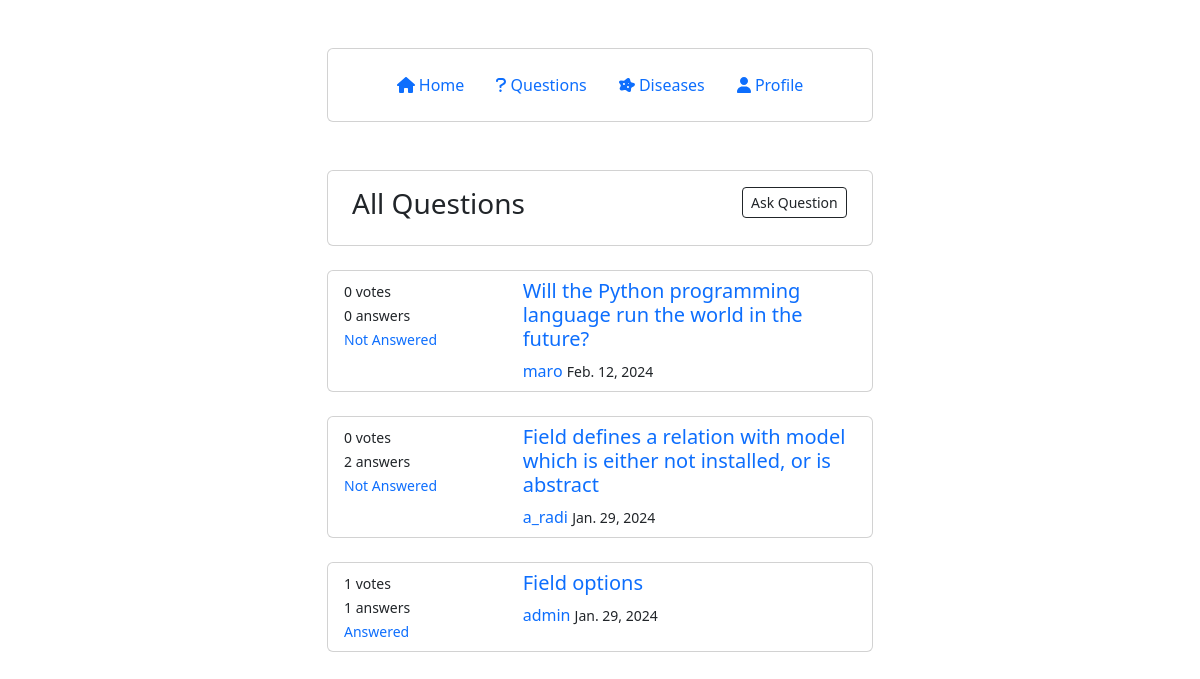
Page /questions/ (signed in) on the earlier database version.
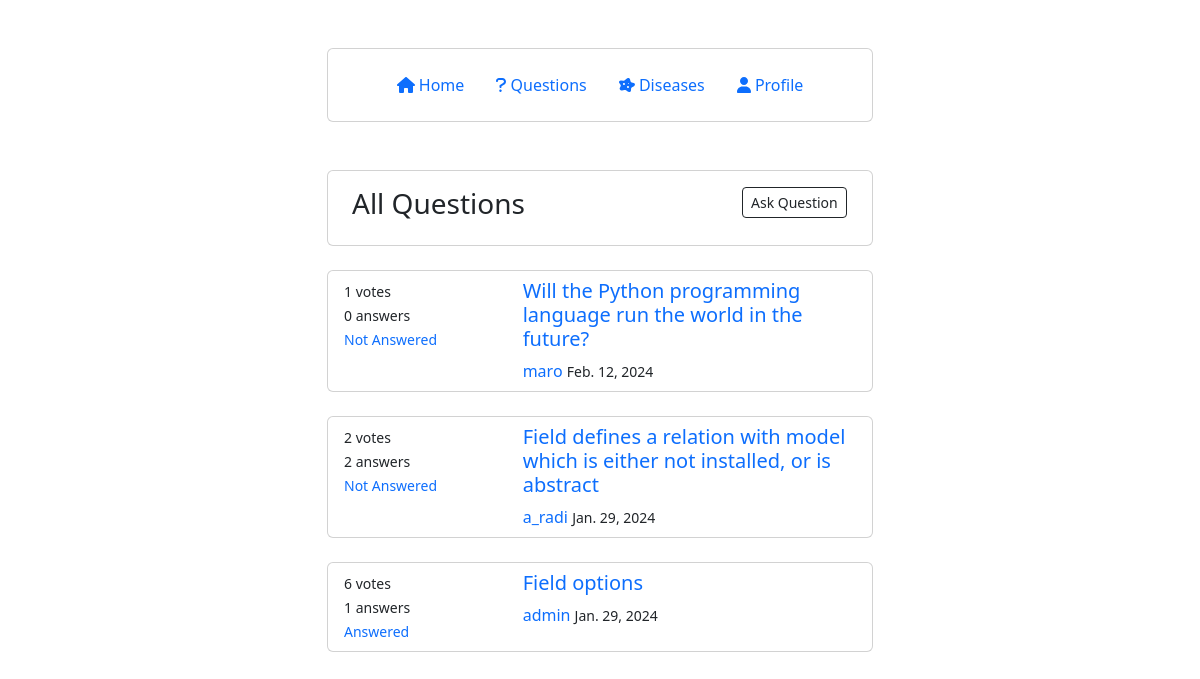
Same page on the later database version.
### account/models.py (models this page shows, shortened)
class Question(models.Model):
    STATUS = (
        ('Not Answered', 'Not Answered'),
        ('Answered', 'Answered'),
    )
    user = models.ForeignKey(User, on_delete=models.CASCADE, null=True)
    title = models.CharField(max_length=100, unique=True, null=True)
    body = models.TextField(max_length=1000, null=True)
    created_on = models.DateTimeField(auto_now_add=True, null=True)
    last_modified = models.DateTimeField(auto_now=True, null=True)
    question_votes_count = models.PositiveIntegerField(default=0, null=True)
    status = models.CharField(max_length=200, default="Not Answered", choices=STATUS, null=True)

### account/views.py (the view)
# urls.py: path("questions/", views.question_home, name="question_home"),
@login_required(login_url='login')
def question_home(request):
    if request.method == 'GET':
        questions = Question.objects.all().order_by("-created_on")
        context = {
            "questions": questions,
            }
        return render(request, "question/question.html", context)

### account/templates/question/question.html
{% extends "base.html" %}
{% block page_content %}
    <div class="container mt-5 mb-5">
        <div class="row d-flex align-items-center justify-content-center">
            <div class="col-md-6">
                <div class="card">
                    <div class="p-2 ">
                        <div class="row px-3 py-2">
                            <div class="col-9 " class="comment-input">
                                <h3>All Questions</h3>
                            </div>
                            <div class="col-3" class="comment-input">
                                <a href="{% url 'ask_question' %}" class="btn btn-outline-dark btn-sm btn-block">Ask Question</a>
                            </div>
                        </div>
                    </div>
                </div>
                <br>
                {% for question in questions %}
                    <div class="card p-2">
                        <div class="row px-2">
                            <div class="col-4">
                                <small> {{ question.question_votes_count }} votes</small><br>
                                <small> {{ question.answer_set.count }} answers</small><br>
                                <small>
                                    <a style="text-decoration:none" href="{% url 'status_question' question.status %}">
                                        {{ question.status }}
                                    </a>
                                </small>
                            </div>
                            <div class="col-8">
                                <h5>
                                    <a style="text-decoration:none" href="{% url 'detail_question' question.pk %}">
                                        {{ question.title }}
                                    </a>
                                </h5>
                                {% if user == question.user %}
                                    <a style="text-decoration: none" href="{% url 'user_profile' %}">
                                        <span class="font-weight-bold"> {{ question.user }} </span>
                                    </a>
                                    <small > {{ question.created_on.date }} </small>
                                {% else %}
                                    <a style="text-decoration: none" href="{% url 'user_profile_everyone' question.user.id %}">
                                        <span class="font-weight-bold"> {{ question.user }} </span>
                                    </a>
                                    <small > {{ question.created_on.date }} </small>
                                {% endif %}
                            </div>
                        </div>
                    </div>
                    <br>
                {% endfor %}
            </div>
        </div>
    </div>
{% endblock page_content %}

Differences in the rows shown:
changed Question "Will the Python programming language run the world in the future?": question_votes_count "0" → "1"
changed Question "a_radi": question_votes_count "0" → "2"
changed Question "Field options": question_votes_count "1" → "6"
